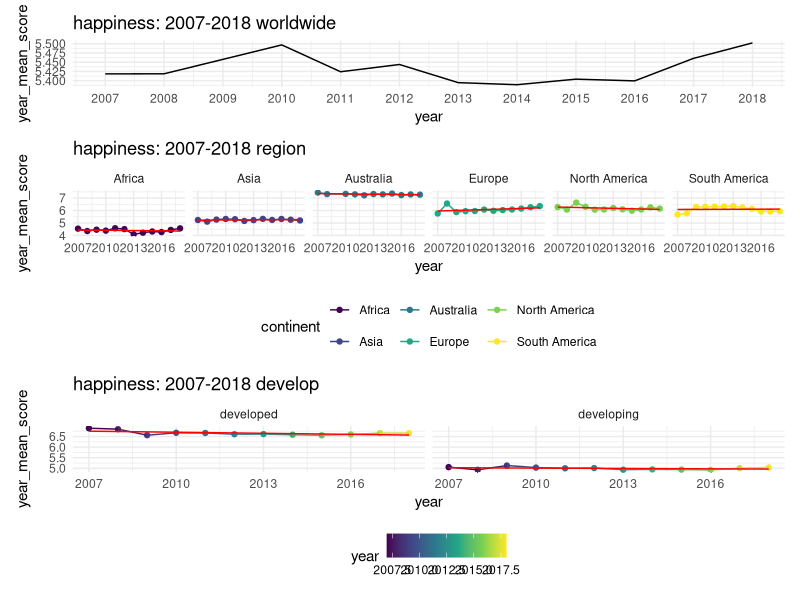
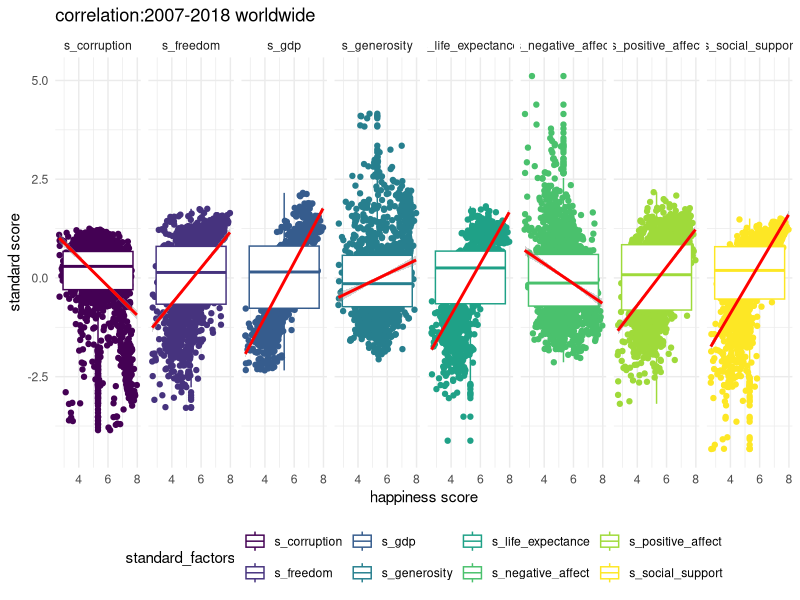

Here is the R script that generated these plots, in order: (Note: this script raises an error after producing the figures.)
## ---- chunk 1
library(tidyverse) ## Data Manipulaion
library(corrplot) ## Correlation plot
library(patchwork)

knitr::opts_chunk$set(
  fig.width = 8,
  fig.asp = 1,
  out.width = "100%",
  echo = FALSE,
  message = FALSE)

options(
  ggplot2.continuous.colour = "viridis",
  ggplot2.continuous.fill = "viridis")

scale_colour_discrete = scale_colour_viridis_d
scale_fill_discrete = scale_fill_viridis_d

theme_set(theme_minimal() + theme(legend.position = "bottom"))


## ---- chunk 2
### rename and select variables
happy = 
  read_csv("data/final_data_all_country.csv") %>% 
   rename("country" = country_name,
          "happiness_score" = life_ladder,
         "gdp" = log_gdp_per_capita,
         "life_expectance" = healthy_life_expectancy_at_birth,
         "freedom" = freedom_to_make_life_choices,
         "corruption" = perceptions_of_corruption)  %>% 
  unique() %>% 
  mutate(o_gdp = exp(gdp)) %>%# in the original data, they use log get the result, i try to transfer in the real way
  mutate(develop = ifelse(o_gdp > 25000, "developed", "developing")) # actually there is no speicific cretiria to distinguish the developed and developing country.
## ---- chunk 3
## Creat continent variable
Asia = 
  c("Israel", "United Arab Emirates", "Singapore", "Thailand", "Taiwan Province of China",
                                   "Qatar", "Saudi Arabia", "Kuwait", "Bahrain", "Malaysia", "Uzbekistan", "Japan",
                                   "South Korea", "Turkmenistan", "Kazakhstan", "Turkey", "Hong Kong S.A.R., China", "Philippines",
                                   "Jordan", "China", "Pakistan", "Indonesia", "Azerbaijan", "Lebanon", "Vietnam",
                                   "Tajikistan", "Bhutan", "Kyrgyzstan", "Nepal", "Mongolia", "Palestinian Territories",
                                   "Iran", "Bangladesh", "Myanmar", "Iraq", "Sri Lanka", "Armenia", "India", "Georgia",
                                   "Cambodia", "Afghanistan", "Yemen", "Syria")

Europe = 
  c("Norway", "Denmark", "Iceland", "Switzerland", "Finland",
                                   "Netherlands", "Sweden", "Austria", "Ireland", "Germany",
                                   "Belgium", "Luxembourg", "United Kingdom", "Czech Republic",
                                   "Malta", "France", "Spain", "Slovakia", "Poland", "Italy",
                                   "Russia", "Lithuania", "Latvia", "Moldova", "Romania",
                                   "Slovenia", "North Cyprus", "Cyprus", "Estonia", "Belarus",
                                   "Serbia", "Hungary", "Croatia", "Kosovo", "Montenegro",
                                   "Greece", "Portugal", "Bosnia and Herzegovina", "Macedonia",
                                   "Bulgaria", "Albania", "Ukraine")

North_America = 
  c("Canada", "Costa Rica", "United States", "Mexico",  
                                   "Panama","Trinidad and Tobago", "El Salvador", "Belize", "Guatemala",
                                   "Jamaica", "Nicaragua", "Dominican Republic", "Honduras",
                                   "Haiti")

Sorth_America =  
  c("Chile", "Brazil", "Argentina", "Uruguay",
                                   "Colombia", "Ecuador", "Bolivia", "Peru",
                                   "Paraguay", "Venezuela")

Australia = 
  c("New Zealand", "Australia")

happy = happy %>% 
  mutate(continent = case_when(
    country %in% Asia ~ "Asia",
    country %in% Europe ~ "Europe",
    country %in% North_America ~ "North America",
    country %in% Sorth_America ~ "South America",
    country %in% Australia ~ "Australia",
    TRUE ~ as.character("Africa")
  ))
## ---- chunk 4
## Standardaization
happy_standard = happy %>% 
  mutate(s_gdp = scale(gdp),
         s_social_support = scale(social_support),
         s_life_expectance = scale(life_expectance),
         s_freedom = scale(freedom),
         s_positive_affect = scale(positive_affect),
         s_negative_affect = scale(negative_affect),
         s_generosity  = scale(generosity),
         s_corruption  = scale(corruption)) %>%
  select(-c(gdp:corruption), -o_gdp)
## ---- chunk 5
plot1 = happy %>% 
  filter(year>2006) %>%
  group_by(year) %>% 
  summarise(year_mean_score = mean(happiness_score)) %>% 
  ggplot(aes(x = year, y = year_mean_score)) +
  geom_path() +
  labs(title = "happiness: 2007-2018 worldwide") +scale_x_continuous(
    breaks = c(2007,2008,2009,2010,2011, 2012, 2013,2014,2015,2016,2017,2018))

plot2 = happy %>% 
  filter(year>2006)%>%
  group_by(year, continent) %>% 
  summarise(year_mean_score = mean(happiness_score)) %>% 
  ggplot(aes(x = year, y = year_mean_score, color = continent)) +
  geom_point() +
  geom_line() +
  geom_smooth(method = lm, size  = 0.5, 
              se = FALSE, color = "red") +  
  facet_grid(. ~ continent) +
  labs(title = "happiness: 2007-2018 region")

plot3 = happy %>% 
  filter(year > 2006) %>%
  drop_na(develop) %>%
  group_by(year, develop) %>% 
  summarise(year_mean_score = mean(happiness_score)) %>% 
  ggplot(aes(x = year, y = year_mean_score, color = year)) +
  geom_point() +
  geom_line() +
  geom_smooth(method = lm, size  = 0.5, 
              se = FALSE, color = "red") +  
  facet_grid(. ~ develop) +
  labs(title = "happiness: 2007-2018 develop")

plot1/plot2/plot3

## ---- chunk 6
par(mfcol = c(1, 2))
happy_standard %>% 
  filter(year>2006)%>%
  pivot_longer(s_gdp:s_corruption,
               names_to = "standard_factors",
               values_to = "standard_value") %>% 
  ggplot(aes(x = happiness_score, y = standard_value,
             color  = standard_factors)) +
  geom_point() +
  geom_boxplot() +  
  geom_smooth(method = lm, color = "red") +
  facet_grid(. ~ standard_factors) +
  labs(x = "happiness score", y = "standard score", title = "correlation:2007-2018 worldwide")

happy_standard %>% 
  drop_na() %>%
   filter(year>2006)%>%
  select(-c(X1,country, year, continent, develop)) %>% 
  cor() %>%
  corrplot.mixed(title = "2007-2018 Wordwide",
                 tl.cex = .7, tl.pos = "lt",number.cex=0.7,
                  mar=c(0,0,1,0))

## ---- chunk 7

par(mfcol = c(2, 2))
happy_standard %>% 
  drop_na() %>%
   filter(year>2006)%>%
  filter(continent == "Australia") %>% 
  select(-c(X1,country, year, continent, develop)) %>% 
  cor() %>%
  corrplot.mixed(title = "2007-2018 Australia",
                 tl.cex = .7, tl.pos = "lt",number.cex=0.7,
                  mar=c(0,0,1,0))

happy_standard %>% 
  drop_na() %>%
   filter(year>2006)%>%
  filter(continent %in% c("Europe", "North America", "South America"))  %>% 
  select(-c(X1,country, year, continent, develop)) %>% 
  cor() %>%
  corrplot.mixed(title = "2007-2018 Europe, North America, South America",
                 tl.cex = .7, tl.pos = "lt",number.cex=0.7,
                  mar=c(0,0,1,0))

happy_standard %>% 
  drop_na() %>%
   filter(year>2006)%>%
 filter(continent %in% c("Africa", "Asia")) %>% 
  select(-c(X1,country, year, continent, develop)) %>% 
  cor() %>%
  corrplot.mixed(title = "2007-2018 Africa, Asia",number.cex=0.7,
                 tl.cex = .7, tl.pos = "lt",
                  mar=c(0,0,1,0))

## ---- chunk 8
par(mfcol = c(1, 2))
happy_standard %>% 
  drop_na() %>%
   filter(year>2006)%>%
  filter(develop == "developing") %>% 
  select(-c(X1, country, year, continent, develop)) %>% 
  cor() %>%
  corrplot.mixed(title = "2007-2018 developing",
                 tl.cex = .7, tl.pos = "lt",number.cex=0.7,
                  mar=c(0,0,1,0))

happy_standard %>% 
  drop_na() %>%
   filter(year>2006)%>%
  filter(develop == "developed") %>% 
  select(-c(X1,country, year, continent, develop)) %>% 
  cor() %>%
  corrplot.mixed(title = "2007-2018 developed",
                 tl.cex = .7, tl.pos = "lt",number.cex=0.7,
                  mar=c(0,0,1,0))
